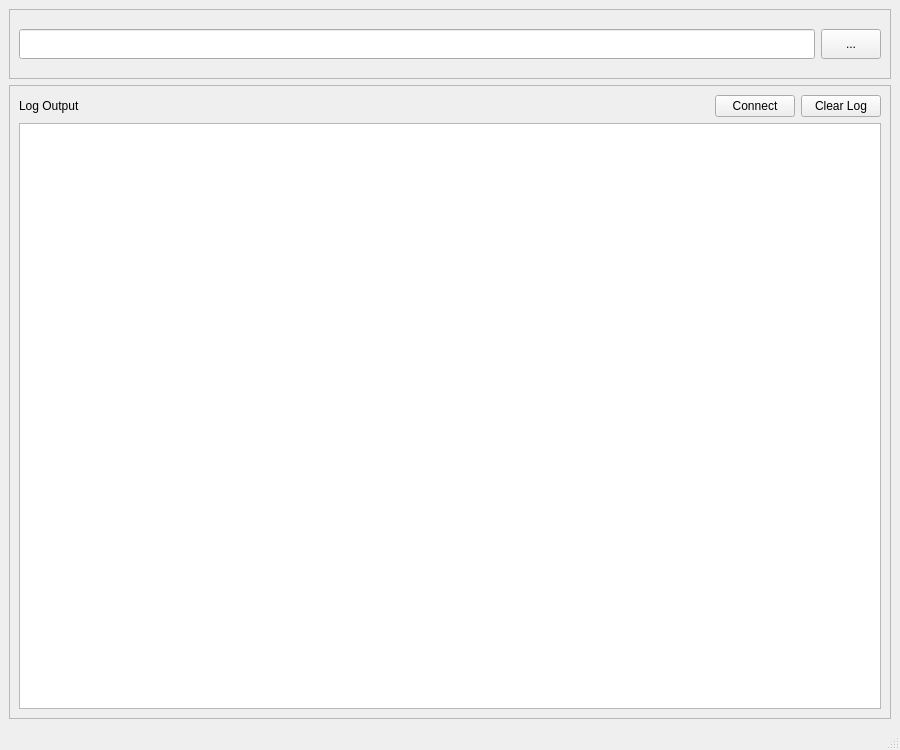
<?xml version="1.0" encoding="UTF-8"?>
<ui version="4.0">
 <class>MainWindow</class>
 <widget class="QMainWindow" name="MainWindow">
  <property name="geometry">
   <rect>
    <x>0</x>
    <y>0</y>
    <width>900</width>
    <height>750</height>
   </rect>
  </property>
  <property name="minimumSize">
   <size>
    <width>900</width>
    <height>600</height>
   </size>
  </property>
  <property name="windowTitle">
   <string>MainWindow</string>
  </property>
  <widget class="QWidget" name="centralwidget">
   <layout class="QVBoxLayout" name="verticalLayout_2" stretch="0,1">
    <item>
     <widget class="QScrollArea" name="scrollArea_Top">
      <property name="sizePolicy">
       <sizepolicy hsizetype="Expanding" vsizetype="Expanding">
        <horstretch>0</horstretch>
        <verstretch>0</verstretch>
       </sizepolicy>
      </property>
      <property name="minimumSize">
       <size>
        <width>0</width>
        <height>0</height>
       </size>
      </property>
      <property name="maximumSize">
       <size>
        <width>16777215</width>
        <height>16777215</height>
       </size>
      </property>
      <property name="widgetResizable">
       <bool>true</bool>
      </property>
      <widget class="QWidget" name="scrollAreaWidgetContents_5">
       <property name="geometry">
        <rect>
         <x>0</x>
         <y>0</y>
         <width>876</width>
         <height>83</height>
        </rect>
       </property>
       <property name="sizePolicy">
        <sizepolicy hsizetype="Preferred" vsizetype="Preferred">
         <horstretch>0</horstretch>
         <verstretch>0</verstretch>
        </sizepolicy>
       </property>
       <property name="minimumSize">
        <size>
         <width>0</width>
         <height>0</height>
        </size>
       </property>
       <property name="maximumSize">
        <size>
         <width>16777215</width>
         <height>16777215</height>
        </size>
       </property>
       <layout class="QVBoxLayout" name="verticalLayout">
        <item>
         <layout class="QHBoxLayout" name="horizontalLayout_2">
          <item>
           <widget class="QLineEdit" name="lineEdit_LoaderPath">
            <property name="minimumSize">
             <size>
              <width>0</width>
              <height>30</height>
             </size>
            </property>
            <property name="maximumSize">
             <size>
              <width>16777215</width>
              <height>30</height>
             </size>
            </property>
            <property name="frame">
             <bool>true</bool>
            </property>
            <property name="dragEnabled">
             <bool>false</bool>
            </property>
            <property name="readOnly">
             <bool>false</bool>
            </property>
           </widget>
          </item>
          <item>
           <widget class="QToolButton" name="toolButton_LoaderPath">
            <property name="minimumSize">
             <size>
              <width>60</width>
              <height>30</height>
             </size>
            </property>
            <property name="maximumSize">
             <size>
              <width>60</width>
              <height>30</height>
             </size>
            </property>
            <property name="text">
             <string>...</string>
            </property>
           </widget>
          </item>
         </layout>
        </item>
       </layout>
      </widget>
     </widget>
    </item>
    <item>
     <widget class="QScrollArea" name="scrollArea_Down">
      <property name="widgetResizable">
       <bool>true</bool>
      </property>
      <widget class="QWidget" name="scrollAreaWidgetContents_Down">
       <property name="geometry">
        <rect>
         <x>0</x>
         <y>0</y>
         <width>876</width>
         <height>577</height>
        </rect>
       </property>
       <layout class="QHBoxLayout" name="horizontalLayout_3">
        <item>
         <layout class="QVBoxLayout" name="verticalLayout_3">
          <item>
           <layout class="QHBoxLayout" name="horizontalLayout">
            <item>
             <widget class="QLabel" name="label_LogOutput">
              <property name="sizePolicy">
               <sizepolicy hsizetype="Expanding" vsizetype="Preferred">
                <horstretch>0</horstretch>
                <verstretch>0</verstretch>
               </sizepolicy>
              </property>
              <property name="text">
               <string>Log Output</string>
              </property>
             </widget>
            </item>
            <item>
             <widget class="QPushButton" name="pushButton_Connect">
              <property name="text">
               <string>Connect</string>
              </property>
             </widget>
            </item>
            <item>
             <widget class="QPushButton" name="pushButton_ClearLog">
              <property name="sizePolicy">
               <sizepolicy hsizetype="Preferred" vsizetype="Preferred">
                <horstretch>0</horstretch>
                <verstretch>0</verstretch>
               </sizepolicy>
              </property>
              <property name="text">
               <string>Clear Log</string>
              </property>
             </widget>
            </item>
           </layout>
          </item>
          <item>
           <widget class="QTextBrowser" name="textBrowser_Logout"/>
          </item>
         </layout>
        </item>
       </layout>
      </widget>
     </widget>
    </item>
   </layout>
  </widget>
  <widget class="QMenuBar" name="menubar">
   <property name="geometry">
    <rect>
     <x>0</x>
     <y>0</y>
     <width>900</width>
     <height>32</height>
    </rect>
   </property>
  </widget>
  <widget class="QStatusBar" name="statusbar">
   <property name="sizeGripEnabled">
    <bool>true</bool>
   </property>
  </widget>
 </widget>
 <resources/>
 <connections/>
</ui>
